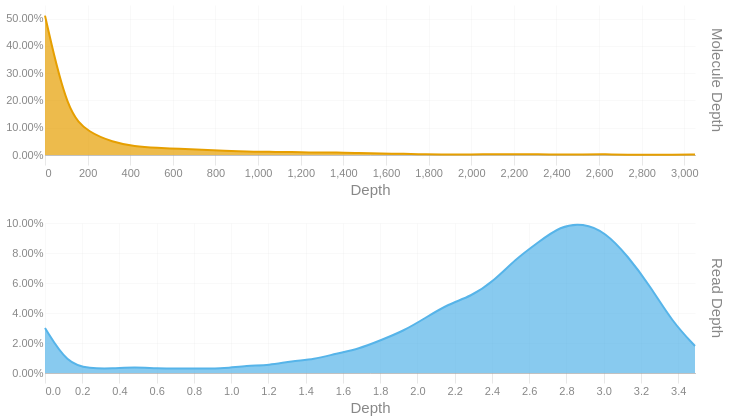

The notebook cell this image was saved under:
### Code cell
readdep = depth_hist(tb['Read Depth'], q99, 3)
readdep = readdep.with_columns(pl.lit('Read Depth').alias('Metric'))
if not SKIPLR:
    moldep = depth_hist(tb['Molecule Depth'], mol_q99, 1)
    moldep = moldep.with_columns(pl.lit('Molecule Depth').alias('Metric'))
    _hist = pl.concat([readdep, moldep])
    _hist = _hist.filter(pl.col('Proportion') != 0)
    with SafeRender(_hist):
        (
            alt.Chart(_hist)        
            .mark_area(interpolate = "basis")
            .encode(
                x=alt.X('Bin:Q').scale(domainMin=0).axis(alt.Axis(title='Depth')),
                y = alt.Y('Proportion:Q', title = None).axis(format = '.2%'),
                color = alt.Color('Metric:N').legend(None),
                row = alt.Row("Metric:N").header(title = None, labelOrient = 'right'),
                tooltip = [
                    alt.Tooltip("Metric:N", title = "Metric"),
                    alt.Tooltip('Interval:N', title = "Depth Interval"),
                    alt.Tooltip('Proportion:Q', title = "% Alignments").format('.2%')
                ]
            )
            .resolve_scale(x='independent', y='independent')
            .properties(
                height = 150, width = 650,
                usermeta={'embedOptions': {'downloadFileName': f'{samplename}.depth.hist'}}
            )
        ).display()
else:
    readdep = readdep.filter(pl.col('Proportion') != 0)
    with SafeRender(readdep):
        (
            alt.Chart(readdep)        
            .mark_area(interpolate = "basis")
            .encode(
                x=alt.X('Bin:Q').scale(domainMin=0).axis(alt.Axis(title='Depth')),
                y = alt.Y('Proportion:Q', title = None).axis(format = '.2%'),
                tooltip = [
                    alt.Tooltip('Interval:N', title = "Depth Interval"),
                    alt.Tooltip('Proportion:Q', title = "% Alignments").format('.2%')
                ]
            )
            .properties(
                usermeta={'embedOptions': {'downloadFileName': f'{samplename}.depth.hist'}}
            )
        ).display()

### Figure 1 — Vega-Lite specification as saved in the notebook (floating-point values rounded to 4 significant figures)
{"width": 650, "height": 150, "config": {"title": {"anchor": "start", "dy": -15, "fontSize": 18, "color": "#888888", "subtitleColor": "#888888", "subtitleFontSize": 14}, "arc": {"fill": "#0072B2"}, "axis": {"domainColor": "#888888", "domainWidth": 0.5, "gridWidth": 0.2, "grid": false, "titleFontWeight": 400, "titleFontSize": 15, "labelFontSize": 11, "labelColor": "#888888", "tickColor": "#888888", "tickWidth": 0.2, "titleColor": "#888888"}, "axisBand": {"grid": false}, "axisX": {"grid": true, "tickSize": 10, "domainCap": "round"}, "axisY": {"domain": false, "grid": true, "tickSize": 0, "domainCap": "round"}, "background": "transparent", "header": {"labelFontSize": 15, "labelColor": "#888888", "titleFontSize": 15, "titleFontWeight": 600, "titleColor": "#888888"}, "legend": {"labelFont": "sans-serif", "labelFontSize": 12, "labelColor": "#888888", "symbolSize": 100, "symbolType": "circle", "titleFontSize": 12, "titlePadding": 10, "titleColor": "#888888", "title": null}, "range": {"category": ["#E69F00", "#56B4E9", "#009E73", "#F0E442", "#0072B2", "#D55E00", "#CC79A7", "#000000"], "diverging": ["#cfe8f3", "#a2d4ec", "#73bfe2", "#46abdb", "#1696d2", "#12719e"]}, "area": {"fill": "#0072B2", "fillOpacity": 0.7, "line": true, "strokeOpacity": 0.7}, "line": {"color": "#0072B2", "stroke": "#0072B2", "strokeWidth": 2}, "trail": {"color": "#0072B2", "stroke": "#0072B2", "strokeWidth": 0, "size": 1}, "point": {"filled": true, "fillOpacity": 1.0, "size": 95}, "text": {"color": "#888888", "fontSize": 11, "align": "right", "fontWeight": 400, "size": 11}, "bar": {"fill": "#0072B2", "stroke": null}, "view": {"stroke": null, "continuousWidth": 660, "continuousHeight": 400}}, "data": {"name": "data-2c90b37c25e2296bcbdda9782c5865d4"}, "mark": {"type": "area", "interpolate": "basis"}, "encoding": {"color": {"field": "Metric", "legend": null, "type": "nominal"}, "row": {"field": "Metric", "header": {"title": null, "labelOrient": "right"}, "type": "nominal"}, "tooltip": [{"field": "Metric", "title": "Metric", "type": "nominal"}, {"field": "Interval", "title": "Depth Interval", "type": "nominal"}, {"field": "Proportion", "format": ".2%", "title": "% Alignments", "type": "quantitative"}], "x": {"axis": {"title": "Depth"}, "field": "Bin", "scale": {"domainMin": 0}, "type": "quantitative"}, "y": {"axis": {"format": ".2%"}, "field": "Proportion", "title": null, "type": "quantitative"}}, "resolve": {"scale": {"x": "independent", "y": "independent"}}, "usermeta": {"embedOptions": {"downloadFileName": "S5_Hudson_1168.depth.hist"}}, "$schema": "https://vega.github.io/schema/vega-lite/v6.1.0.json", "datasets": {"data-2c90b37c25e2296bcbdda9782c5865d4": [{"Bin": 0.0, "Interval": "0.0-0.12", "Proportion": 0.03, "Metric": "Read Depth"}, {"Bin": 0.12, "Interval": "0.12-0.241", "Proportion": 0.006, "Metric": "Read Depth"}, {"Bin": 0.241, "Interval": "0.241-0.361", "Proportion": 0.003, "Metric": "Read Depth"}, {"Bin": 0.361, "Interval": "0.361-0.481", "Proportion": 0.003, "Metric": "Read Depth"}, {"Bin": 0.481, "Interval": "0.481-0.602", "Proportion": 0.004, "Metric": "Read Depth"}, {"Bin": 0.602, "Interval": "0.602-0.722", "Proportion": 0.003, "Metric": "Read Depth"}, {"Bin": 0.722, "Interval": "0.722-0.842", "Proportion": 0.003, "Metric": "Read Depth"}, {"Bin": 0.842, "Interval": "0.842-0.963", "Proportion": 0.003, "Metric": "Read Depth"}, {"Bin": 0.963, "Interval": "0.963-1.083", "Proportion": 0.003, "Metric": "Read Depth"}, {"Bin": 1.083, "Interval": "1.083-1.203", "Proportion": 0.005, "Metric": "Read Depth"}, {"Bin": 1.203, "Interval": "1.203-1.324", "Proportion": 0.005, "Metric": "Read Depth"}, {"Bin": 1.324, "Interval": "1.324-1.444", "Proportion": 0.008, "Metric": "Read Depth"}, {"Bin": 1.444, "Interval": "1.444-1.564", "Proportion": 0.009, "Metric": "Read Depth"}, {"Bin": 1.564, "Interval": "1.564-1.685", "Proportion": 0.013, "Metric": "Read Depth"}, {"Bin": 1.685, "Interval": "1.685-1.805", "Proportion": 0.016, "Metric": "Read Depth"}, {"Bin": 1.805, "Interval": "1.805-1.925", "Proportion": 0.022, "Metric": "Read Depth"}, {"Bin": 1.925, "Interval": "1.925-2.046", "Proportion": 0.028, "Metric": "Read Depth"}, {"Bin": 2.046, "Interval": "2.046-2.166", "Proportion": 0.037, "Metric": "Read Depth"}, {"Bin": 2.166, "Interval": "2.166-2.286", "Proportion": 0.046, "Metric": "Read Depth"}, {"Bin": 2.286, "Interval": "2.286-2.407", "Proportion": 0.051, "Metric": "Read Depth"}, {"Bin": 2.407, "Interval": "2.407-2.527", "Proportion": 0.061, "Metric": "Read Depth"}, {"Bin": 2.527, "Interval": "2.527-2.647", "Proportion": 0.076, "Metric": "Read Depth"}, {"Bin": 2.647, "Interval": "2.647-2.768", "Proportion": 0.087, "Metric": "Read Depth"}, {"Bin": 2.768, "Interval": "2.768-2.888", "Proportion": 0.098, "Metric": "Read Depth"}, {"Bin": 2.888, "Interval": "2.888-3.008", "Proportion": 0.1, "Metric": "Read Depth"}, {"Bin": 3.008, "Interval": "3.008-3.129", "Proportion": 0.094, "Metric": "Read Depth"}, {"Bin": 3.129, "Interval": "3.129-3.249", "Proportion": 0.078, "Metric": "Read Depth"}, {"Bin": 3.249, "Interval": "3.249-3.369", "Proportion": 0.058, "Metric": "Read Depth"}, {"Bin": 3.369, "Interval": "3.369-3.49", "Proportion": 0.034, "Metric": "Read Depth"}, {"Bin": 3.49, "Interval": "3.49-3.61", "Proportion": 0.018, "Metric": "Read Depth"}, {"Bin": 0.0, "Interval": "0.0-105.2", "Proportion": 0.511, "Metric": "Molecule Depth"}, {"Bin": 105.2, "Interval": "105.2-210.3", "Proportion": 0.15, "Metric": "Molecule Depth"}, {"Bin": 210.3, "Interval": "210.3-315.5", "Proportion": 0.081, "Metric": "Molecule Depth"}, {"Bin": 315.5, "Interval": "315.5-420.7", "Proportion": 0.048, "Metric": "Molecule Depth"}, {"Bin": 420.7, "Interval": "420.7-525.9", "Proportion": 0.031, "Metric": "Molecule Depth"}, {"Bin": 525.9, "Interval": "525.9-631.0", "Proportion": 0.026, "Metric": "Molecule Depth"}, {"Bin": 631.0, "Interval": "631.0-736.2", "Proportion": 0.023, "Metric": "Molecule Depth"}, {"Bin": 736.2, "Interval": "736.2-841.4", "Proportion": 0.019, "Metric": "Molecule Depth"}, {"Bin": 841.4, "Interval": "841.4-946.5", "Proportion": 0.015, "Metric": "Molecule Depth"}, {"Bin": 946.5, "Interval": "946.5-1051.7", "Proportion": 0.013, "Metric": "Molecule Depth"}, {"Bin": 1052.0, "Interval": "1051.7-1156.9", "Proportion": 0.011, "Metric": "Molecule Depth"}, {"Bin": 1157.0, "Interval": "1156.9-1262.1", "Proportion": 0.012, "Metric": "Molecule Depth"}, {"Bin": 1262.0, "Interval": "1262.1-1367.2", "Proportion": 0.008, "Metric": "Molecule Depth"}, {"Bin": 1367.0, "Interval": "1367.2-1472.4", "Proportion": 0.01, "Metric": "Molecule Depth"}, {"Bin": 1472.0, "Interval": "1472.4-1577.6", "Proportion": 0.007, "Metric": "Molecule Depth"}, {"Bin": 1578.0, "Interval": "1577.6-1682.7", "Proportion": 0.005, "Metric": "Molecule Depth"}, {"Bin": 1683.0, "Interval": "1682.7-1787.9", "Proportion": 0.005, "Metric": "Molecule Depth"}, {"Bin": 1788.0, "Interval": "1787.9-1893.1", "Proportion": 0.002, "Metric": "Molecule Depth"}, {"Bin": 1893.0, "Interval": "1893.1-1998.3", "Proportion": 0.002, "Metric": "Molecule Depth"}, {"Bin": 1998.0, "Interval": "1998.3-2103.4", "Proportion": 0.002, "Metric": "Molecule Depth"}, {"Bin": 2103.0, "Interval": "2103.4-2208.6", "Proportion": 0.003, "Metric": "Molecule Depth"}, {"Bin": 2209.0, "Interval": "2208.6-2313.8", "Proportion": 0.002, "Metric": "Molecule Depth"}, {"Bin": 2314.0, "Interval": "2313.8-2418.9", "Proportion": 0.003, "Metric": "Molecule Depth"}, {"Bin": 2419.0, "Interval": "2418.9-2524.1", "Proportion": 0.001, "Metric": "Molecule Depth"}, {"Bin": 2524.0, "Interval": "2524.1-2629.3", "Proportion": 0.002, "Metric": "Molecule Depth"}, {"Bin": 2629.0, "Interval": "2629.3-2734.5", "Proportion": 0.003, "Metric": "Molecule Depth"}, {"Bin": 2734.0, "Interval": "2734.5-2839.6", "Proportion": 0.001, "Metric": "Molecule Depth"}, {"Bin": 2840.0, "Interval": "2839.6-2944.8", "Proportion": 0.001, "Metric": "Molecule Depth"}, {"Bin": 2945.0, "Interval": "2944.8-3050.0", "Proportion": 0.001, "Metric": "Molecule Depth"}, {"Bin": 3050.0, "Interval": "3050.0-3155.15", "Proportion": 0.002, "Metric": "Molecule Depth"}]}}
